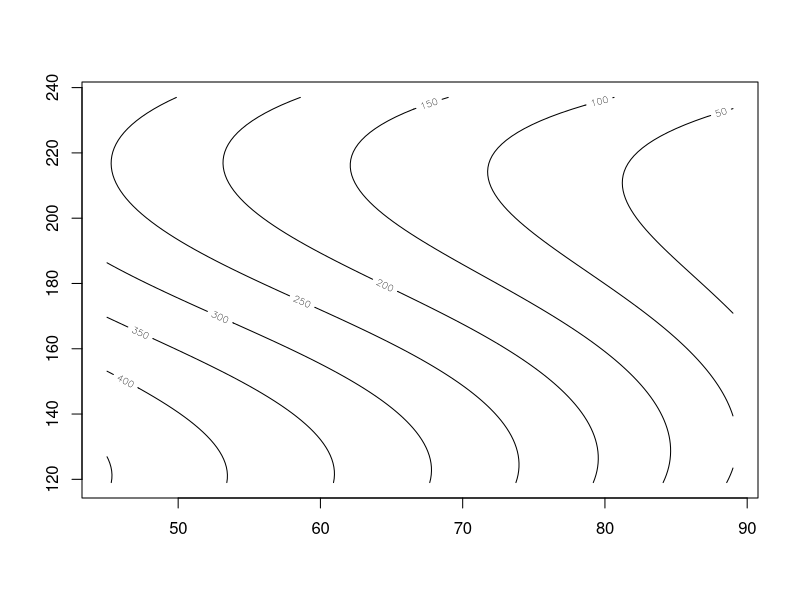
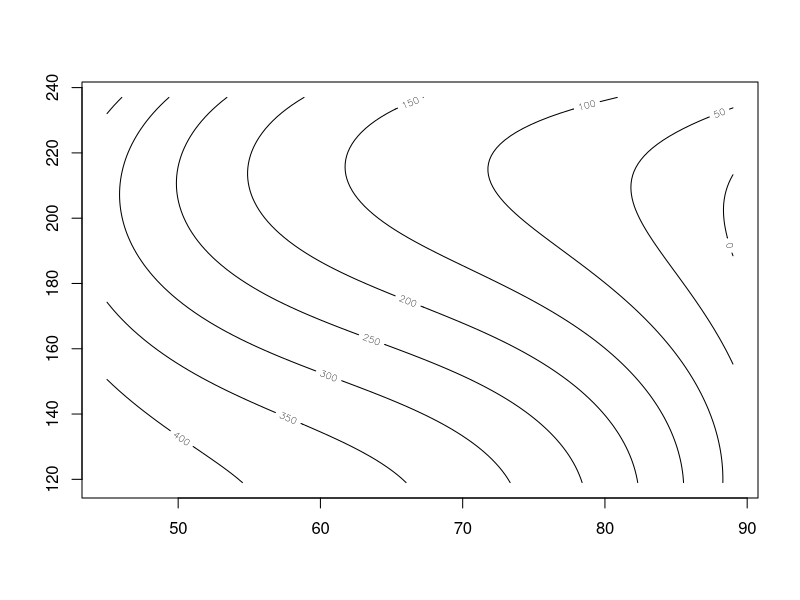
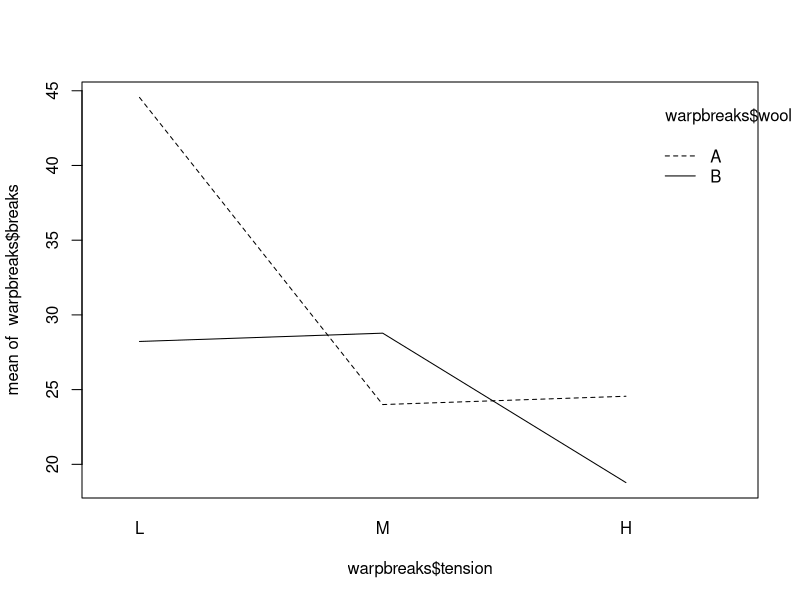
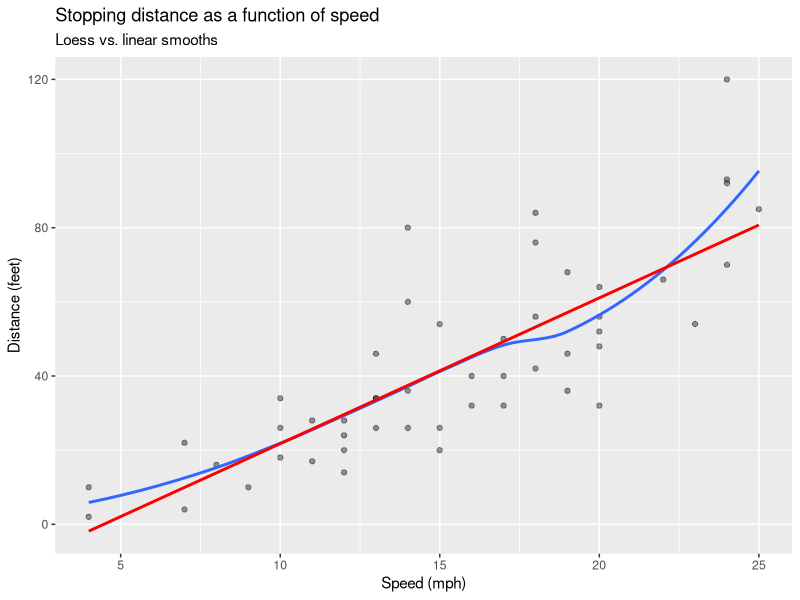

Here is the R script that generated these plots, in order:
## ---- chunk 1
knitr::opts_chunk$set(echo = TRUE, comment = NA)

library(tidyverse)
library(broom)
## ---- chunk 2
df1 <- data.frame(
  length = c(1, 3, 4, 5), 
  hours  = c(1, 4, 5, 6)
)

summary(lm(length ~ 0 + hours, data = df1))$coefficients
## ---- chunk 3
summary(lm(length / hours ~ 1, data = df1))$coefficients
## ---- chunk 4

df1 %>% 
  summarise(
    mean(length / hours)
  )
## ---- chunk 5
library(MASS)

m <- lm(
  loss ~ 1 + 
         tens + hard + 
         I(tens^2) + tens:hard + I(hard^2) + 
         I(tens^3) + I(tens^2):hard + tens:I(hard^2) + I(hard^3), 
  data = Rubber
)

mfull <- m
summary(m)
## ---- chunk 6
m <- lm(
  loss ~ 1 + 
         tens + hard + 
         I(tens^2) + tens:hard + I(hard^2) + 
         I(tens^3) + tens:I(hard^2) + I(hard^3), 
  data = Rubber
)
summary(m)
## ---- chunk 7
m <- lm(
  loss ~ 1 + 
         tens + 
         I(tens^2) + tens:hard + I(hard^2) + 
         I(tens^3) + tens:I(hard^2) + I(hard^3), 
  data = Rubber
)
summary(m)
## ---- chunk 8
m <- lm(
  loss ~ 1 + 
         tens + 
         I(tens^2) + tens:hard +
         I(tens^3) + tens:I(hard^2) + I(hard^3), 
  data = Rubber
)
msig <- m
summary(m)
## ---- chunk 9
m <- lm(
  loss ~ 1 + 
         I(tens^2) + tens:hard +
         I(tens^3) + tens:I(hard^2) + I(hard^3), 
  data = Rubber
)
summary(m)
## ---- chunk 10
step(mfull)
## ---- chunk 11
maic <- lm(
  loss ~
    1 + 
    tens + hard + 
    I(tens^2) + tens:hard + I(hard^2) + 
    I(tens^3) + tens:I(hard^2) + I(hard^3), 
  data = Rubber
)

summary(maic)
## ---- chunk 12
resolution <- 100
hard <- seq(min(Rubber$hard), max(Rubber$hard), length.out = resolution)
tens <- seq(min(Rubber$tens), max(Rubber$tens), length.out = resolution)

z <- matrix(
  predict(msig, expand.grid(hard = hard, tens = tens)),
  nrow = length(hard)
)

contour(x = hard, y = tens, z = z)
## ---- chunk 13
z <- matrix(
  predict(maic, expand.grid(hard = hard, tens = tens)),
  nrow = length(hard)
)

contour(x = hard, y = tens, z = z)
## ---- chunk 14
m9 <- lm(breaks ~ tension + wool + tension:wool, data = warpbreaks)
summary(m9)
## ---- chunk 15
anova(m9)
## ---- chunk 16
interaction.plot(warpbreaks$tension, warpbreaks$wool, warpbreaks$breaks)
## ---- chunk 17
cars %>%
  ggplot(aes(x = speed, y = dist)) +
  geom_point(alpha = 0.4) +
  geom_smooth(se = FALSE) +
  geom_smooth(method = 'lm', colour = 'red', se = FALSE) +
  labs(
    x = 'Speed (mph)',
    y = 'Distance (feet)',
    title = 'Stopping distance as a function of speed',
    subtitle = 'Loess vs. linear smooths'
  )
## ---- chunk 18
m10 <- lm(dist ~ 1 + speed + I(speed^2), data = cars)
summary(m10)
## ---- chunk 19
step(m10)
## ---- chunk 20
m10_aic <- lm(dist ~ 1 + I(speed^2), data = cars)
summary(m10_aic)
## ---- chunk 21
m10_pval <- lm(dist ~ 1 + speed, data = cars)
summary(m10_pval)
## ---- chunk 22
m10_0 <- lm(dist ~ 0 + speed + I(speed^2), data = cars)
summary(m10_0)
## ---- chunk 23
AIC(m10_pval, m10_aic, m10_0)
## ---- chunk 24
c <- summary(m10_aic)$coefficients[1, 1]
cars %>%
  mutate(
    reaction_seconds = ((c / 5280) / speed) * (60 * 60)
  ) %>%
  summarise(mean(reaction_seconds))
## ---- chunk 25
c <- summary(m10_0)$coefficients[1, 1]
cars %>%
  mutate(
    reaction_seconds = (c / 5280) * (60 * 60)
  ) %>%
  summarise(mean(reaction_seconds))
## ---- chunk 26
cars11 <- model.matrix(dist ~ 1 + speed + I(speed^2), cars)

ols <- function(y, X) {
  d <- qr(X) # the decomposition
  r <- d$rank
  Rinv <- backsolve(qr.R(d), diag(1, nrow = r))
  return(Rinv %*% t(qr.Q(d)) %*% y)
}

b <- ols(cars$dist, cars11)
b
## ---- chunk 27
m10_summary <- summary(m10)
m10_summary$coefficients[,1]
## ---- chunk 28
residual_variance <- function(y, X) {
  b <- ols(y, X)
  r <- y - X %*% b
  p <- ncol(X)
  n <- length(y)
  return(sum(r^2) / (n - p))
}

v <- residual_variance(cars$dist, cars11)
se <- sqrt(v)
c(v, se)
## ---- chunk 29
m10_summary$sigma
